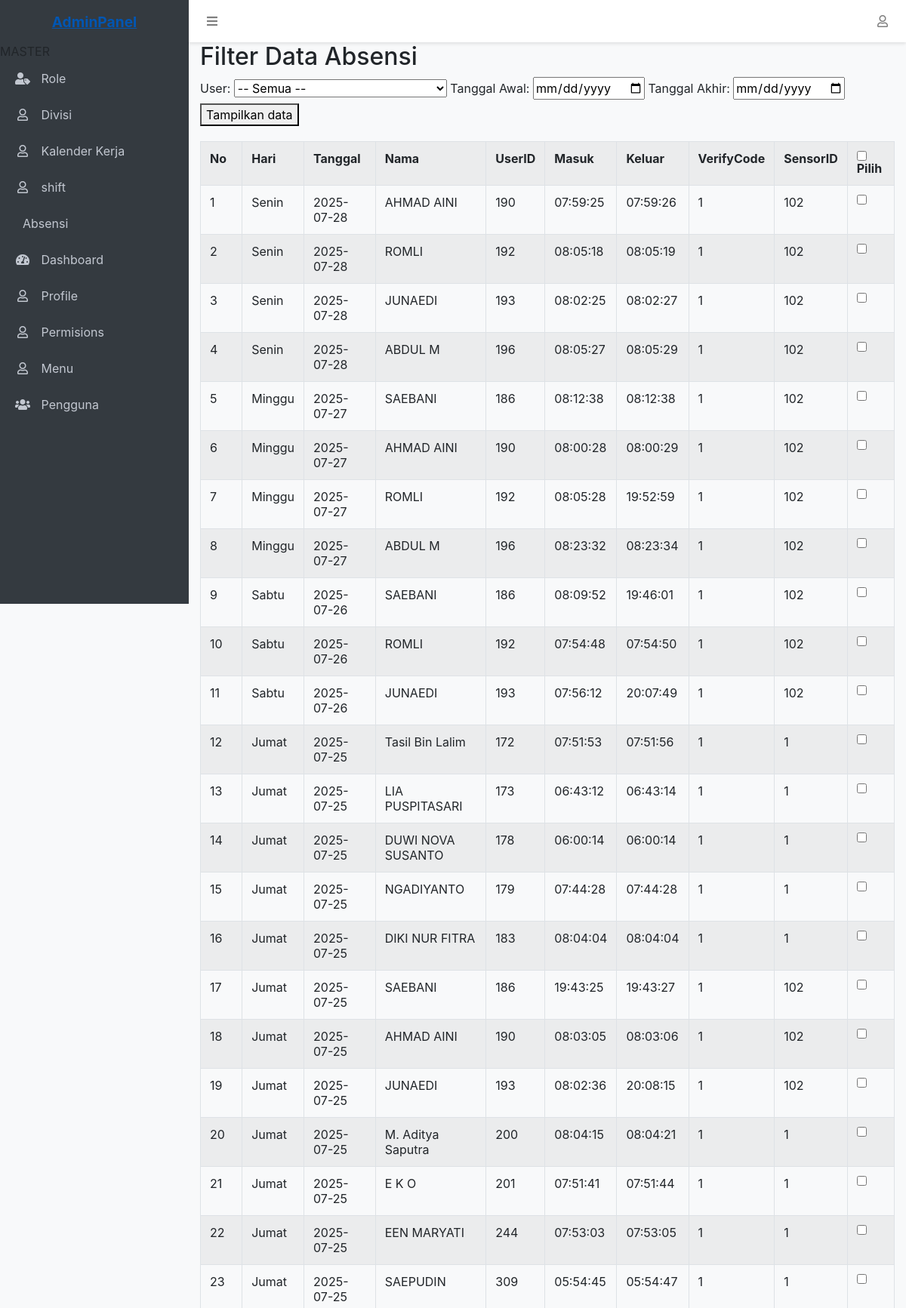
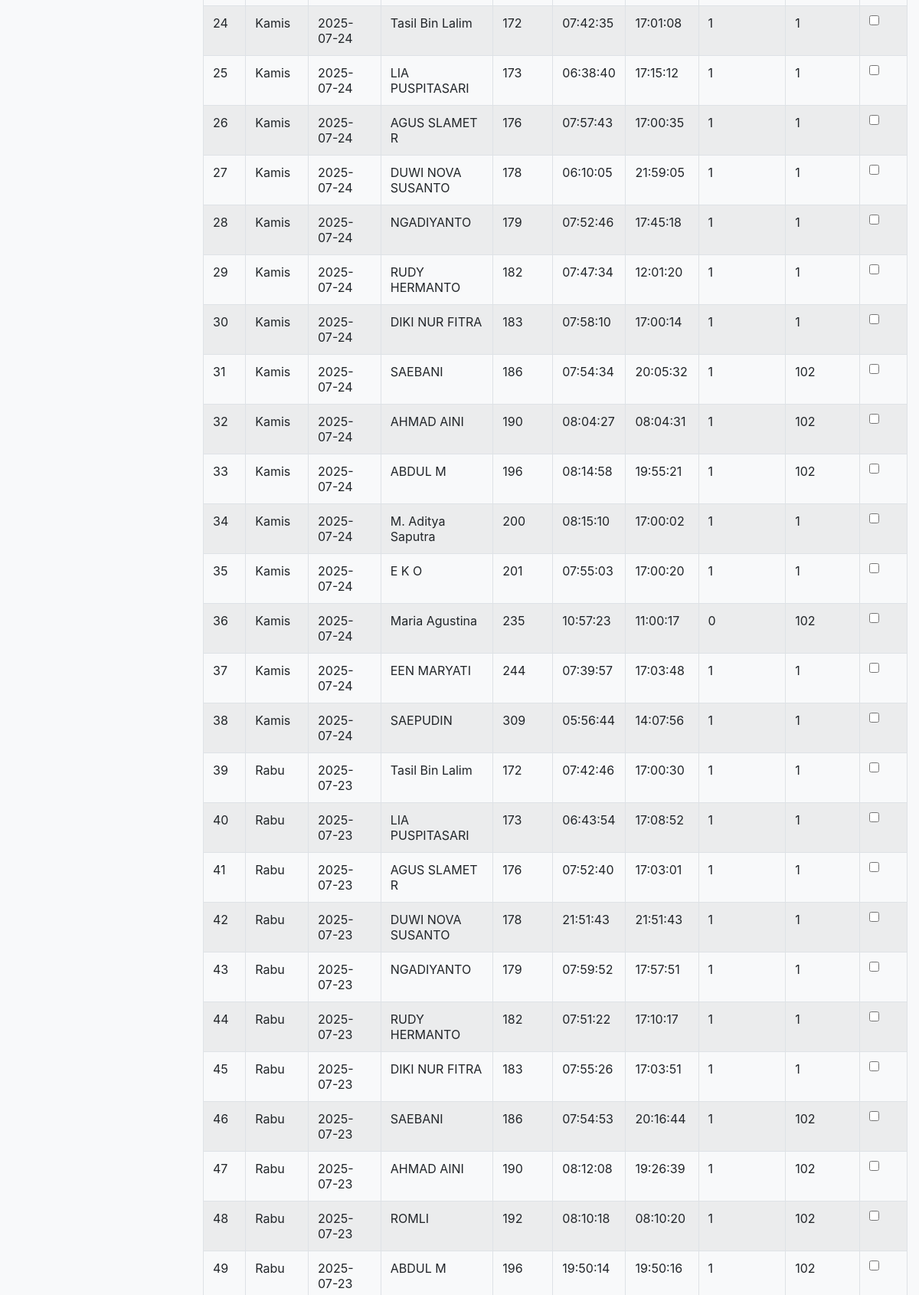
Screenshot of /main.php?page=attendance_filter (signed in, upper part) with the database file from the repository (2 pictures, top to bottom).
### tables this page shows
CREATE TABLE `userinfo` (
  `userid` int(11) NOT NULL,
  `badgenumber` varchar(20) DEFAULT NULL,
  `name` varchar(100) DEFAULT NULL,
  `gender` varchar(11) DEFAULT NULL,
  `title` varchar(50) DEFAULT NULL,
  PRIMARY KEY (`userid`)
);

CREATE TABLE `permissions` (
  `id` int(11) NOT NULL AUTO_INCREMENT,
  `role_id` int(11) NOT NULL,
  `menu_id` int(11) NOT NULL,
  `can_view` tinyint(1) NOT NULL DEFAULT 0,
  `can_create` tinyint(1) NOT NULL DEFAULT 0,
  `can_edit` tinyint(1) NOT NULL DEFAULT 0,
  `can_delete` tinyint(1) NOT NULL DEFAULT 0,
  `created_at` timestamp NOT NULL DEFAULT current_timestamp(),
  `updated_at` timestamp NOT NULL DEFAULT current_timestamp() ON UPDATE current_timestamp(),
  PRIMARY KEY (`id`),
  UNIQUE KEY `role_menu` (`role_id`,`menu_id`)
);

CREATE TABLE `menus` (
  `id` int(11) NOT NULL AUTO_INCREMENT,
  `parent_id` int(11) DEFAULT NULL,
  `name` varchar(50) NOT NULL,
  `icon` varchar(50) DEFAULT NULL,
  `url` varchar(100) DEFAULT NULL,
  `order` int(11) NOT NULL DEFAULT 0,
  `is_active` tinyint(1) NOT NULL DEFAULT 1,
  `created_at` timestamp NOT NULL DEFAULT current_timestamp(),
  `updated_at` timestamp NOT NULL DEFAULT current_timestamp() ON UPDATE current_timestamp(),
  PRIMARY KEY (`id`)
);

### attendance_filter.php (the view, shortened to what this page needs)
<?php
require 'config/database.php';
function namaHariIndonesia($tanggal) {
    $hariInggris = date('l', strtotime($tanggal));
    $namaHari = [
        'Sunday' => 'Minggu',
        'Monday' => 'Senin',
        'Tuesday' => 'Selasa',
        'Wednesday' => 'Rabu',
        'Thursday' => 'Kamis',
        'Friday' => 'Jumat',
        'Saturday' => 'Sabtu',
    ];
    return $namaHari[$hariInggris];
}
$start  = $_GET['start_date'] ?? '';
$end    = $_GET['end_date'] ?? '';
$where = [];
$whereSql = count($where) > 0 ? 'WHERE ' . implode(' AND ', $where) : '';
$sql = "
    SELECT
        u.userid,
        u.name,
        DATE(a.checktime) AS tanggal,
        MIN(TIME(a.checktime)) AS jam_masuk,
        MAX(TIME(a.checktime)) AS jam_keluar,
        a.verifycode,
        a.sensorid
    FROM absensi_fp a
    LEFT JOIN userinfo u ON u.userid = a.userid
    $whereSql
    GROUP BY u.userid, DATE(a.checktime)
    ORDER BY tanggal DESC, u.userid
    LIMIT 300
";
$result = $conn->query($sql);
?>
<div class="content">
    <div class="container-fluid">
        <h2>Filter Data Absensi</h2>
        <form method="get" style="margin-bottom: 20px;" action="main.php?page=attencence_filter">
            <label>User:</label>
            <select name="userid">
                <option value="">-- Semua --</option>
            </select>
            <label>Tanggal Awal:</label>
            <input type="date" name="start_date" value="<?= $start ?>">
            <label>Tanggal Akhir:</label>
            <input type="date" name="end_date" value="<?= $end ?>">
            <button type="submit">Tampilkan data</button>
        </form>
        <form method="post">
            <div class="table-responsive">
           <table id="datatableBS4" class="table table-bordered table-striped">
                <tr>
                    <th>No</th>
                    <th>Hari</th>
                    <th>Tanggal</th>
                    <th>Nama</th>
                    <th>UserID</th>
                    <th>Masuk</th>
                    <th>Keluar</th>
                    <th>VerifyCode</th>
                    <th>SensorID</th>
                    <th><input type="checkbox" id="checkAll"> Pilih</th>
                </tr>
                <?php
                $no = 1;
                if ($result && $result->num_rows > 0):
                    while ($row = $result->fetch_assoc()):
                        $hari = namaHariIndonesia($row['tanggal']);
                        $key = $row['userid'] . '|' . $row['tanggal'];
                ?>
                <tr>
                    <td><?= $no++ ?></td>
                    <td><?= $hari ?></td>
                    <td><?= $row['tanggal'] ?></td>
                    <td><?= $row['name'] ?? 'N/A' ?></td>
                    <td><?= $row['userid'] ?></td>
                    <td><?= $row['jam_masuk'] ?></td>
                    <td><?= $row['jam_keluar'] ?></td>
                    <td><?= $row['verifycode'] ?></td>
                    <td><?= $row['sensorid'] ?></td>
                    <td><input type="checkbox" name="selected[]" value="<?= $key ?>"></td>
                </tr>
                <?php endwhile; else: ?>
                <tr><td colspan="10">Tidak ada data</td></tr>
                <?php endif; ?>
            </table>
            </div>
            <br>
        </form>
    </div>
</div>

### layout/sidebar.php
<aside class="sidebar">
    <div class="sidebar-container">
        <ul class="sidebar-menu">
            <?php
            $menu = buildMenu($_SESSION['user_role_id']);
            foreach ($menu as $item):
                if (empty($item['children'])): ?>
                    <li class="<?php echo $active_menu == basename($item['url'] ?? '', '.php') ? 'active' : ''; ?>">
                        <a href="<?php echo $item['url'] ?? ''; ?>">
                            <?php if (isset($item['icon'])): ?>
                                <i class="<?php echo $item['icon']; ?>"></i>
                            <?php endif; ?>
                            <span><?php echo $item['name'] ?? ''; ?></span>
                        </a>
                    </li>
                <?php else: ?>
                    <li class="menu-header"><?php echo $item['name'] ?? ''; ?></li>
                    <?php foreach ($item['children'] as $child): ?>
                        <li class="<?php echo $active_menu == basename($child['url'] ?? '', '.php') ? 'active' : ''; ?>">
                            <a href="<?php echo $child['url'] ?? ''; ?>">
                                <?php if (isset($child['icon'])): ?>
                                    <i class="<?php echo $child['icon']; ?>"></i>
                                <?php endif; ?>
                                <span><?php echo $child['name'] ?? ''; ?></span>
                            </a>
                        </li>
                    <?php endforeach; ?>
                <?php endif; ?>
            <?php endforeach; ?>
        </ul>
    </div>
</aside>

### layout/header.php (style rules this page uses)
:root { --sidebar-width: 250px; --header-height: 56px; }
body { padding-top: var(--header-height); padding-left: var(--sidebar-width); background-color: #f8f9fa; min-height: 100vh; }
.sidebar { position: fixed; top: 0; left: 0; height: 100vh; width: var(--sidebar-width); background-color: #343a40; padding-top: var(--header-height); z-index: 1000; transition: all 0.3s; }
.sidebar-menu { list-style: none; padding: 0; }
.sidebar-menu li a { display: block; padding: 12px 20px; color: #c2c7d0; text-decoration: none; transition: all 0.3s; }
.sidebar-menu li a i { margin-right: 10px; width: 20px; text-align: center; }

### rows the page displays
userinfo: hari "Senin", tanggal "2025-07-28", name "AHMAD AINI", userid "190", jam_masuk "07:59:25", jam_keluar "07:59:26", verifycode "1", sensorid "102", hari "Minggu", tanggal "2025-07-27", jam_masuk "08:00:28", jam_keluar "08:00:29", hari "Jumat", tanggal "2025-07-25", jam_masuk "08:03:05", jam_keluar "08:03:06", hari "Kamis", tanggal "2025-07-24", jam_masuk "08:04:27", jam_keluar "08:04:31", hari "Rabu", tanggal "2025-07-23", jam_masuk "08:12:08", jam_keluar "19:26:39"
userinfo: hari "Senin", tanggal "2025-07-28", name "ROMLI", userid "192", jam_masuk "08:05:18", jam_keluar "08:05:19", verifycode "1", sensorid "102", hari "Minggu", tanggal "2025-07-27", jam_masuk "08:05:28", jam_keluar "19:52:59", hari "Sabtu", tanggal "2025-07-26", jam_masuk "07:54:48", jam_keluar "07:54:50", hari "Rabu", tanggal "2025-07-23", jam_masuk "08:10:18", jam_keluar "08:10:20"
userinfo: hari "Senin", tanggal "2025-07-28", name "JUNAEDI", userid "193", jam_masuk "08:02:25", jam_keluar "08:02:27", verifycode "1", sensorid "102", hari "Sabtu", tanggal "2025-07-26", jam_masuk "07:56:12", jam_keluar "20:07:49", hari "Jumat", tanggal "2025-07-25", jam_masuk "08:02:36", jam_keluar "20:08:15"
userinfo: hari "Senin", tanggal "2025-07-28", name "ABDUL M", userid "196", jam_masuk "08:05:27", jam_keluar "08:05:29", verifycode "1", sensorid "102", hari "Minggu", tanggal "2025-07-27", jam_masuk "08:23:32", jam_keluar "08:23:34", hari "Kamis", tanggal "2025-07-24", jam_masuk "08:14:58", jam_keluar "19:55:21", hari "Rabu", tanggal "2025-07-23", jam_masuk "19:50:14", jam_keluar "19:50:16"
userinfo: hari "Minggu", tanggal "2025-07-27", name "SAEBANI", userid "186", jam_masuk "08:12:38", jam_keluar "08:12:38", verifycode "1", sensorid "102", hari "Sabtu", tanggal "2025-07-26", jam_masuk "08:09:52", jam_keluar "19:46:01", hari "Jumat", tanggal "2025-07-25", jam_masuk "19:43:25", jam_keluar "19:43:27", hari "Kamis", tanggal "2025-07-24", jam_masuk "07:54:34", jam_keluar "20:05:32", hari "Rabu", tanggal "2025-07-23", jam_masuk "07:54:53", jam_keluar "20:16:44"
userinfo: hari "Jumat", tanggal "2025-07-25", name "Tasil Bin Lalim", userid "172", jam_masuk "07:51:53", jam_keluar "07:51:56", verifycode "1", sensorid "1", hari "Kamis", tanggal "2025-07-24", jam_masuk "07:42:35", jam_keluar "17:01:08", hari "Rabu", tanggal "2025-07-23", jam_masuk "07:42:46", jam_keluar "17:00:30"
userinfo: hari "Jumat", tanggal "2025-07-25", name "LIA PUSPITASARI", userid "173", jam_masuk "06:43:12", jam_keluar "06:43:14", verifycode "1", sensorid "1", hari "Kamis", tanggal "2025-07-24", jam_masuk "06:38:40", jam_keluar "17:15:12", hari "Rabu", tanggal "2025-07-23", jam_masuk "06:43:54", jam_keluar "17:08:52"
userinfo: hari "Jumat", tanggal "2025-07-25", name "DUWI NOVA SUSANTO", userid "178", jam_masuk "06:00:14", jam_keluar "06:00:14", verifycode "1", sensorid "1", hari "Kamis", tanggal "2025-07-24", jam_masuk "06:10:05", jam_keluar "21:59:05", hari "Rabu", tanggal "2025-07-23", jam_masuk "21:51:43", jam_keluar "21:51:43"
userinfo: hari "Jumat", tanggal "2025-07-25", name "NGADIYANTO", userid "179", jam_masuk "07:44:28", jam_keluar "07:44:28", verifycode "1", sensorid "1", hari "Kamis", tanggal "2025-07-24", jam_masuk "07:52:46", jam_keluar "17:45:18", hari "Rabu", tanggal "2025-07-23", jam_masuk "07:59:52", jam_keluar "17:57:51"
userinfo: hari "Jumat", tanggal "2025-07-25", name "DIKI NUR FITRA", userid "183", jam_masuk "08:04:04", jam_keluar "08:04:04", verifycode "1", sensorid "1", hari "Kamis", tanggal "2025-07-24", jam_masuk "07:58:10", jam_keluar "17:00:14", hari "Rabu", tanggal "2025-07-23", jam_masuk "07:55:26", jam_keluar "17:03:51"
userinfo: hari "Jumat", tanggal "2025-07-25", name "M. Aditya Saputra", userid "200", jam_masuk "08:04:15", jam_keluar "08:04:21", verifycode "1", sensorid "1", hari "Kamis", tanggal "2025-07-24", jam_masuk "08:15:10", jam_keluar "17:00:02"
userinfo: hari "Jumat", tanggal "2025-07-25", name "E K O", userid "201", jam_masuk "07:51:41", jam_keluar "07:51:44", verifycode "1", sensorid "1", hari "Kamis", tanggal "2025-07-24", jam_masuk "07:55:03", jam_keluar "17:00:20"
userinfo: hari "Jumat", tanggal "2025-07-25", name "EEN MARYATI", userid "244", jam_masuk "07:53:03", jam_keluar "07:53:05", verifycode "1", sensorid "1", hari "Kamis", tanggal "2025-07-24", jam_masuk "07:39:57", jam_keluar "17:03:48"
userinfo: hari "Jumat", tanggal "2025-07-25", name "SAEPUDIN", userid "309", jam_masuk "05:54:45", jam_keluar "05:54:47", verifycode "1", sensorid "1", hari "Kamis", tanggal "2025-07-24", jam_masuk "05:56:44", jam_keluar "14:07:56"
userinfo: hari "Kamis", tanggal "2025-07-24", name "AGUS SLAMET R", userid "176", jam_masuk "07:57:43", jam_keluar "17:00:35", verifycode "1", sensorid "1", hari "Rabu", tanggal "2025-07-23", jam_masuk "07:52:40", jam_keluar "17:03:01"
userinfo: hari "Kamis", tanggal "2025-07-24", name "RUDY HERMANTO", userid "182", jam_masuk "07:47:34", jam_keluar "12:01:20", verifycode "1", sensorid "1", hari "Rabu", tanggal "2025-07-23", jam_masuk "07:51:22", jam_keluar "17:10:17"
userinfo: hari "Kamis", tanggal "2025-07-24", name "Maria Agustina", userid "235", jam_masuk "10:57:23", jam_keluar "11:00:17", verifycode "0", sensorid "102"
